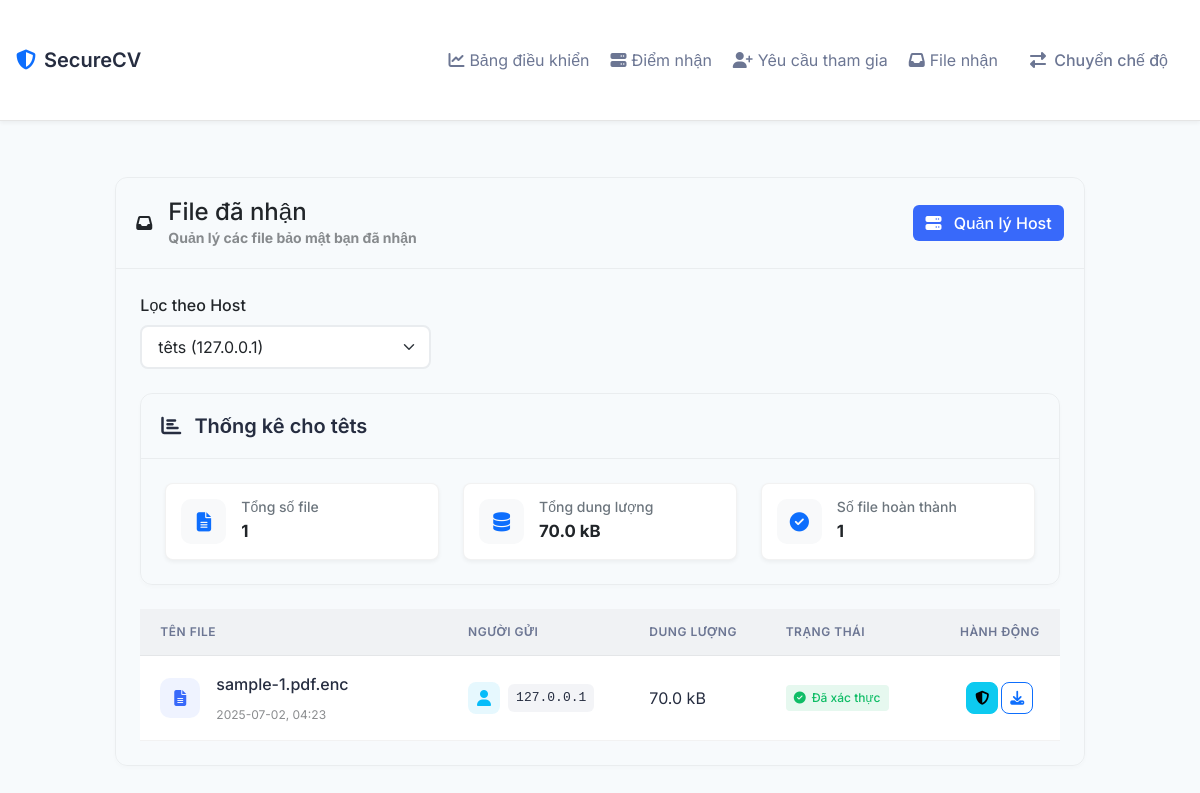
Screenshot of /receiver_files?host_id=1 with the database file from the repository.
### models.py (models this page shows, shortened)
class UploadSession(db.Model):
    id = db.Column(db.Integer, primary_key=True)
    sender_ip = db.Column(db.String(45), nullable=False)
    receiver_ip = db.Column(db.String(45), nullable=False)
    receiver_name = db.Column(db.String(100), nullable=False)
    session_token = db.Column(db.String(64), unique=True, nullable=False)
    filename = db.Column(db.String(255))
    file_hash = db.Column(db.String(128))
    file_size = db.Column(db.Integer)
    file_metadata = db.Column(db.Text)
    filepath = db.Column(db.String(512))
    drive_file_id = db.Column(db.String(100), nullable=True)
    drive_link = db.Column(db.String(512), nullable=True)
    source_type = db.Column(db.String(10))
    status = db.Column(db.String(20), default='pending')
    fail_step = db.Column(db.String(50))
    error_message = db.Column(db.Text)
    created_at = db.Column(db.DateTime, default=datetime.utcnow)
    updated_at = db.Column(db.DateTime, default=datetime.utcnow, onupdate=datetime.utcnow)
    downloaded_at = db.Column(db.DateTime)

### routes.py (the view)
@app.route('/receiver_files')
def receiver_files():
    client_ip = get_client_ip()
    hosts = Host.query.filter_by(created_by=client_ip).all()
    selected_host_id = request.args.get('host_id', type=int)
    if selected_host_id:
        selected_host = Host.query.get_or_404(selected_host_id)
        if selected_host.created_by != client_ip:
            flash('Access denied', 'error')
            return redirect(url_for('receiver_files'))
        received_files = UploadSession.query.filter_by(
            receiver_ip=selected_host.ip_address,
            receiver_name=selected_host.name
        ).order_by(UploadSession.created_at.desc()).all()
    else:
        host_ips = [host.ip_address for host in hosts]
        received_files = UploadSession.query.filter(
            UploadSession.receiver_ip.in_(host_ips)
        ).order_by(UploadSession.created_at.desc()).all()
    stats = {
        'total_files': len(received_files),
        'total_size': sum(f.file_size for f in received_files if f.file_size),
        'completed_files': len([f for f in received_files if f.status in [FILE_STATUS['VERIFIED'], FILE_STATUS['DOWNLOADED']]]),
    }
    return render_template('received_files.html',
                         hosts=hosts,
                         selected_host_id=selected_host_id,
                         received_files=received_files,
                         stats=stats)

### routes.py (called while the page is built)
def get_client_ip():
    ip = None
    if request.headers.get('X-Forwarded-For'):
        ip = request.headers.get('X-Forwarded-For').split(',')[0].strip()
    elif request.headers.get('X-Real-IP'):
        ip = request.headers.get('X-Real-IP')
    else:
        ip = request.remote_addr
    try:
        return ipaddress.ip_address(ip).exploded
    except ValueError:
        return None

### templates/received_files.html (shortened to what this page needs)
{% extends "base.html" %}
{% block content %}
<div class="row justify-content-center">
    <div class="col-lg-10">
        <div class="card mb-4">
            <div class="card-header d-flex justify-content-between align-items-center">
                <div class="d-flex align-items-center">
                    <div class="header-icon me-3">
                        <i class="fas fa-inbox"></i>
                    </div>
                    <div>
                        <h4 class="mb-0">File đã nhận</h4>
                        <p class="text-muted mb-0 small">Quản lý các file bảo mật bạn đã nhận</p>
                    </div>
                </div>
                <div>
                    <a href="{{ url_for('receiver_hosts') }}" class="btn btn-primary">
                        <i class="fas fa-server me-2"></i>
                        Quản lý Host
                    </a>
                </div>
            </div>
            <div id="received-files-container" class="card-body">
                {% if hosts %}
                <div class="mb-4">
                    <form action="{{ url_for('receiver_files') }}" method="GET" class="row">
                        <div class="col-md-4">
                            <label class="form-label fw-medium mb-2">Lọc theo Host</label>
                            <select class="form-select" id="hostSelect" name="host_id" onchange="this.form.submit()">
                                {% for host in hosts %}
                                <option value="{{ host.id }}" {% if selected_host_id == host.id %}selected{% endif %}>
                                    {{ host.name }} ({{ host.ip_address }})
                                </option>
                                {% endfor %}
                            </select>
                        </div>
                    </form>
                </div>
                {% endif %}
                <div class="card mb-4">
                    <div class="card-header">
                        <h5 class="mb-0">
                            <i class="fas fa-chart-bar me-2"></i>
                            Thống kê
                            {% if selected_host_id %}
                                cho {{ hosts|selectattr('id', 'eq', selected_host_id)|first|attr('name') }}
                            {% else %}
                                cho tất cả Host
                            {% endif %}
                        </h5>
                    </div>
                    <div class="card-body">
                        <div class="row g-4">
                            <div class="col-md-4">
                                <div class="stat-card">
                                    <div class="stat-icon">
                                        <i class="fas fa-file-alt"></i>
                                    </div>
                                    <div class="stat-info">
                                        <h6>Tổng số file</h6>
                                        <strong>{{ stats.total_files }}</strong>
                                    </div>
                                </div>
                            </div>
                            <div class="col-md-4">
                                <div class="stat-card">
                                    <div class="stat-icon">
                                        <i class="fas fa-database"></i>
                                    </div>
                                    <div class="stat-info">
                                        <h6>Tổng dung lượng</h6>
                                        <strong>{{ stats.total_size | filesizeformat }}</strong>
                                    </div>
                                </div>
                            </div>
                            <div class="col-md-4">
                                <div class="stat-card">
                                    <div class="stat-icon">
                                        <i class="fas fa-circle-check"></i>
                                    </div>
                                    <div class="stat-info">
                                        <h6>Số file hoàn thành</h6>
                                        <strong>{{ stats.completed_files }}</strong>
                                    </div>
                                </div>
                            </div>
                        </div>
                    </div>
                </div>
                {% if received_files %}
                <div class="table-responsive">
                    <table id="table-received-files" class="table table-hover align-middle mb-0">
                        <thead>
                            <tr>
                                <th style="width: 35%">Tên file</th>
                                <th style="width: 20%">Người gửi</th>
                                <th style="width: 15%">Dung lượng</th>
                                <th style="width: 20%">Trạng thái</th>
                                <th style="width: 15%" class="text-end">Hành động</th>
                            </tr>
                        </thead>
                        <tbody>
                            {% for file in received_files %}
                            <tr data-session-token="{{ file.session_token }}" data-file-id="{{ file.id }}">
                                <td>
                                    <div class="d-flex align-items-center">
                                        <div class="file-icon me-3">
                                            <i class="fas fa-file-alt"></i>
                                        </div>
                                        <div class="file-info">
                                            <div class="file-name">{{ file.filename }}</div>
                                            <div class="file-date text-muted small">
                                                {{ file.created_at.strftime('%Y-%m-%d, %H:%M') }}
                                            </div>
                                        </div>
                                    </div>
                                </td>
                                <td>
                                    <div class="d-flex align-items-center">
                                        <div class="sender-avatar me-2">
                                            <i class="fas fa-user"></i>
                                        </div>
                                        <code class="sender-ip">{{ file.sender_ip }}</code>
                                    </div>
                                </td>
                                <td>{{ file.file_size | filesizeformat }}</td>
                                <td>
                                    {% if file.status == 'verified' %}
                                        <span class="status-badge status-verified">
                                            <i class="fas fa-check-circle"></i>
                                            Đã xác thực
                                        </span>
                                    {% elif file.status == 'failed' %}
                                        <span class="status-badge status-failed">
                                            <i class="fas fa-times-circle"></i>
                                            Lỗi
                                        </span>
                                    {% elif file.status == 'downloaded' %}
                                        <span class="status-badge status-downloaded">
                                            <i class="fas fa-download"></i>
                                            Đã tải về
                                        </span>
                                    {% else %}
                                        <span class="status-badge status-pending">
                                            <i class="fas fa-clock"></i>
                                            Đang chờ
                                        </span>
                                    {% endif %}
                                </td>
                                <td class="text-end">
                                    <div id="file-action-btn" style="display: flex; gap: 3px; justify-content: center;">
                                        {% if file.status != 'pending' %}
                                        <button type="button" class="btn btn-sm btn-info verify-details-btn"
                                                data-session-token="{{ file.session_token }}"
                                                data-file-id="{{ file.id }}"
                                                data-host-id="{{ file.receiver_ip }}"
                                                data-bs-toggle="tooltip"
                                                data-bs-title="Xem chi tiết xác thực">
                                            <i class="fas fa-shield-alt"></i>
                                        </button>
                                        {% endif %}
                                        <button type="button" class="btn btn-sm btn-outline-primary download-btn"
                                                data-session-token="{{ file.session_token }}"
                                                data-file-id="{{ file.id }}"
                                                data-bs-toggle="tooltip"
                                                data-bs-title="{% if file.status == 'verified' or file.status == 'downloaded' %}Tải file đã giải mã{% else %}Tải file mã hóa{% endif %}">
                                            <i class="fas {% if file.status == 'verified' or file.status == 'downloaded' %}fa-download{% else %}fa-lock{% endif %}"></i>
                                        </button>
                                    </div>
                                </td>
                            </tr>
                            {% endfor %}
                        </tbody>
                    </table>
                </div>
                {% endif %}
            </div>
        </div>
    </div>
</div>
{% endblock %}

### rows the page displays
UploadSession: filename "sample-1.pdf.enc", created_at "2025-07-02, 04:23", sender_ip "127.0.0.1", file_size|filesizeformat "70.0 kB", status "verified" (drawn)

### other values shown
{{ hosts|selectattr('id', 'eq', selected_host_id)|first|attr('name') }} "têts"
{{ stats.total_files }} "1"
{{ stats.total_size | filesizeformat }} "70.0 kB"
{{ stats.completed_files }} "1"
form field host_id "têts (127.0.0.1)"
